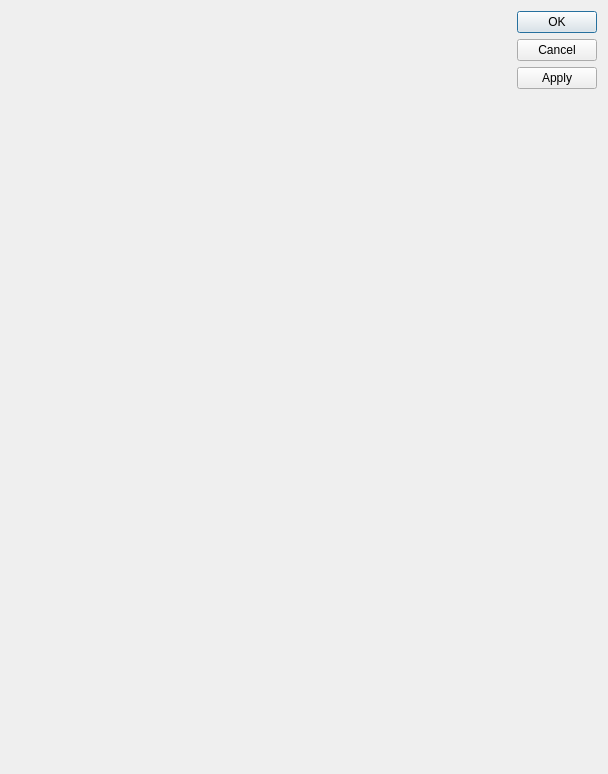
<?xml version="1.0" encoding="UTF-8"?>
<ui version="4.0">
 <class>DialogSmarActMCS2</class>
 <widget class="QDialog" name="DialogSmarActMCS2">
  <property name="geometry">
   <rect>
    <x>0</x>
    <y>0</y>
    <width>608</width>
    <height>774</height>
   </rect>
  </property>
  <property name="windowTitle">
   <string>Dialog</string>
  </property>
  <layout class="QHBoxLayout" name="horizontalLayout_2">
   <item>
    <widget class="ParamEditorWidget" name="paramEditor"/>
   </item>
   <item>
    <widget class="QDialogButtonBox" name="buttonBox">
     <property name="locale">
      <locale language="German" country="Germany"/>
     </property>
     <property name="orientation">
      <enum>Qt::Orientation::Vertical</enum>
     </property>
     <property name="standardButtons">
      <set>QDialogButtonBox::StandardButton::Apply|QDialogButtonBox::StandardButton::Cancel|QDialogButtonBox::StandardButton::Ok</set>
     </property>
    </widget>
   </item>
  </layout>
 </widget>
 <customwidgets>
  <customwidget>
   <class>ParamEditorWidget</class>
   <extends>QWidget</extends>
   <header>paramEditorWidget.h</header>
  </customwidget>
 </customwidgets>
 <resources/>
 <connections/>
</ui>
